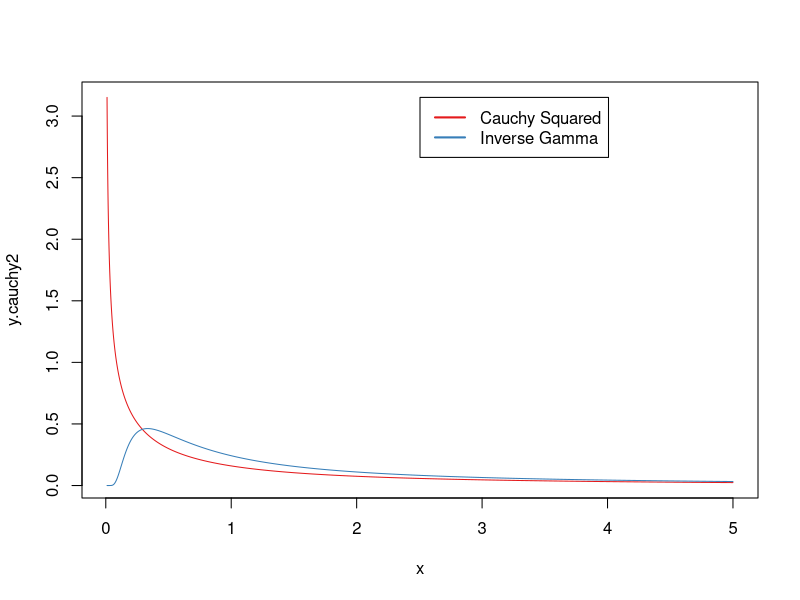
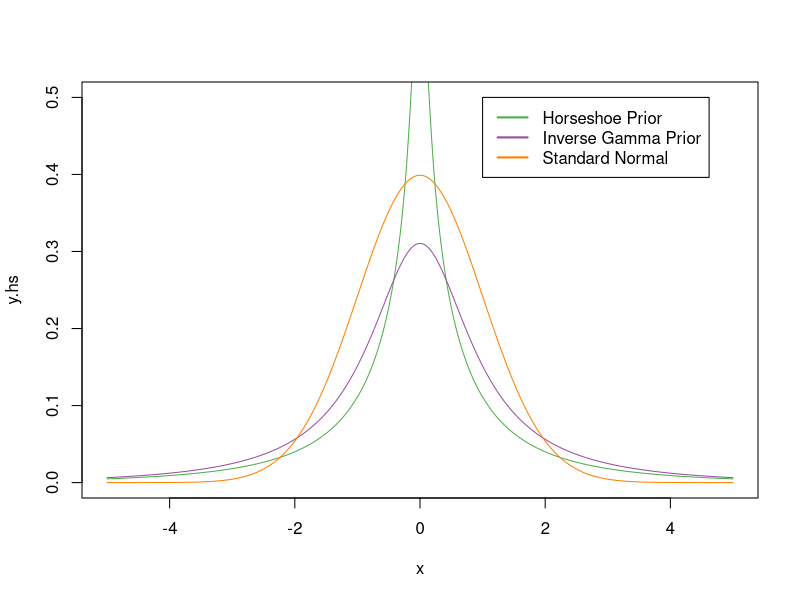
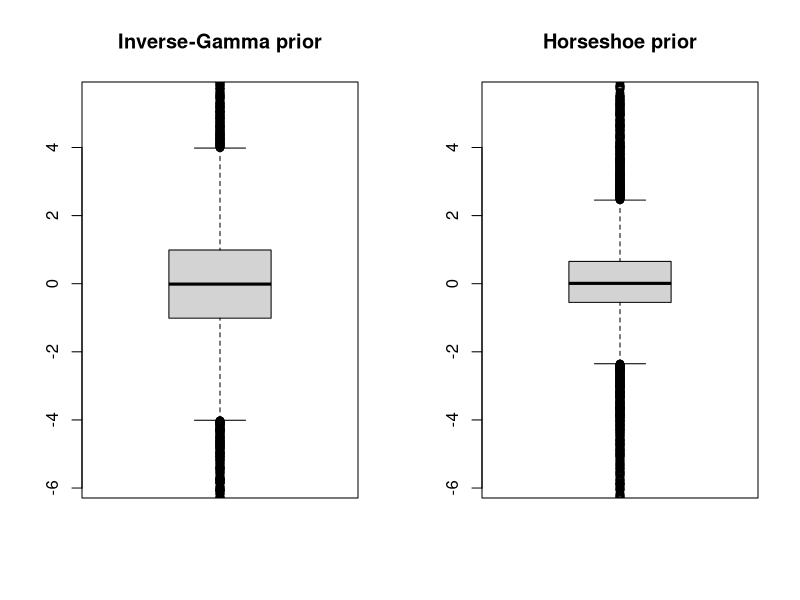

The R script that drew these images, in order:
library(RColorBrewer)

gfxfolder <- "graphics" # Change this if you want

dir.create(gfxfolder)
mypng <- function(filename, width=640, height=640, ...) {
  filename <- paste(gfxfolder,"/",filename,sep="")
  png(filename, width, height, ...)
}


# Get a good looking color palette
mycolors <- brewer.pal(8, "Set1")

# Density of the square of a Cauchy random variable
dcauchy2 <- function(x) {
    return(
      (x >= 0) * (1 / sqrt(x)) / (pi * (1 + x))
    )
}

# Density of Inverse Gamma
dinvgam <- function(x) {
  shape <- 0.5
  rate <- 0.5
  return(
    (x >= 0) * dgamma(1/x, shape=shape, rate=rate) / x^2
  )
}

# Plot Cauchy squared versus inverse Gamma
x <- seq(.01, 5, by=.001)
y.cauchy2 <- dcauchy2(x)
y.ig <- dinvgam(x)
mypng("Cauchy-squared.png")
plot(x, y.cauchy2, type="l", col=mycolors[1])
lines(x, y.ig, type="l", col=mycolors[2])
legend(x=median(x),y=max(y.cauchy2, y.ig),
       legend=c("Cauchy Squared", "Inverse Gamma"),
       col=mycolors[1:2], lty="solid", lwd=2)
dev.off()

# Marginal density of the horseshoe prior
dhorseshoe <- function(x) {
  # Numerically integrate over lambda for the given x
  lbound <- .01
  rbound <- 20
  step <- .01
  total <- 0
  for (lambda in seq(lbound,rbound,by=step)) {
    total <- total + dnorm(x=x, sd=sqrt(lambda)) * dcauchy2(lambda)
  }
  total[x==0] <- NA
  return(total * step)
}

# Marginal density of the normal-inverse gamma prior
digprior <- function(x) {
  # Numerically integrate over lambda for the given x
  lbound <- .01
  rbound <- 20
  step <- .01
  total <- 0
  for (lambda in seq(lbound,rbound,by=step)) {
    total <- total + dnorm(x=x, sd=sqrt(lambda)) * dinvgam(lambda)
  }
  return(total * step)
}

x <- seq(-5,5,by=.001)
y.hs <- dhorseshoe(x)
y.igprior <- digprior(x)
y.norm <- dnorm(x, sd=1)

mypng("Horseshoe.png")
plot(x,y.hs,type="l", col=mycolors[3],
     ylim=c(0,0.5))
points(x,y.igprior,type="l",col=mycolors[4])
points(x,y.norm,type="l",col=mycolors[5])
legend(x=1, y=0.5,
       legend=c("Horseshoe Prior", "Inverse Gamma Prior", "Standard Normal"),
       col=mycolors[3:5], lty="solid", lwd=2)
dev.off()


mypng("Quantiles-boxplot.png")
# Randomly generate a bunch of data from each prior, plot boxplots
n <- 10000
hssamples <- rnorm(n=n, sd=abs(rcauchy(n=n)))
igsamples <- rnorm(n=n, sd=sqrt(1/rgamma(n=n, shape=0.5, rate=0.5)))

ylim <- quantile(c(igsamples, hssamples), c(.05,.95))
par(mfrow=c(1,2))
boxplot(igsamples, ylim=ylim, main="Inverse-Gamma prior")
boxplot(hssamples, ylim=ylim, main="Horseshoe prior")
dev.off()
